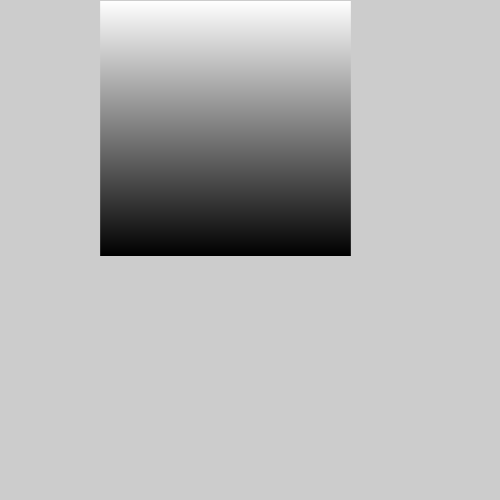
Frame 1 (no input)
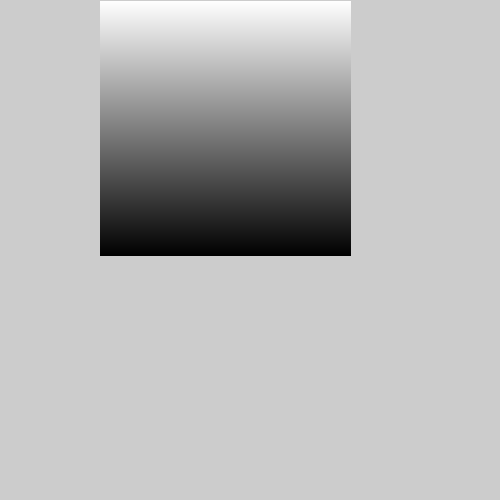
Frame 60 (the mouse pressed at the canvas centre just before this capture)
Frame 120 (the mouse held since frame 60 and released just before this capture): identical to frame 60, image omitted

The Processing sketch that drew these frames (run headless with seeded random() and noise(); from frame 60 on, the mouse is pressed at the canvas centre):

// Processing sketch: sketch_190219a
// ── sketch_190219a.pde
void setup(){
size(500,500);
} 
void draw(){
/*for (int i=255;i>0; i--){
 stroke (i);
ellipse(250, 250, i, i);*/
for (int i=0; i<255;i++){
stroke(i);
line(100,255-i,350,255-i);
}
}
